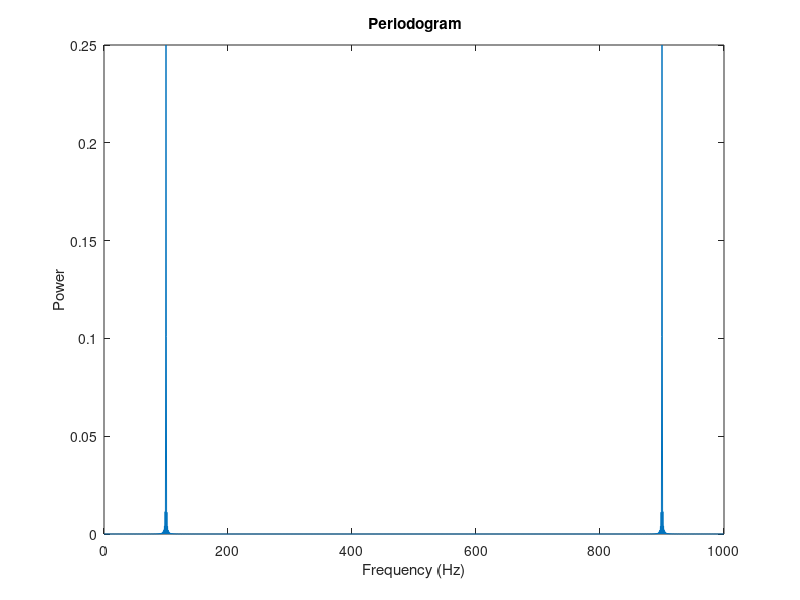

The MATLAB source for this figure:
% Simple signal creation and FFT

Fs=1000; %Freq
Ts=1/Fs; %Period
T=1;    
t=0:Ts:T-Ts;
A=1;

x=A*sin(2*pi*100*t);
L=length(x);
plot(t,x)
pause

%Discreate Sine wave
N = 2 * L; 
Fo = Fs/N;
Fx = fft(x,N);
freq=(0:N-1)*Fo;
plot(freq,abs(Fx))
title('FFT')
pause              
axis([0 100 0 L/2])
pause

power = Fx.*conj(Fx)/Fs/L;
plot(freq,power)
xlabel('Frequency (Hz)')
ylabel('Power')
title('{\bf Periodogram}')


power_theory=A^2/2
dB=10*log10(power_theory)
power_time_domain=sum(abs(x).^2)/L
power_frequency_domain=sum(power*Fo)



